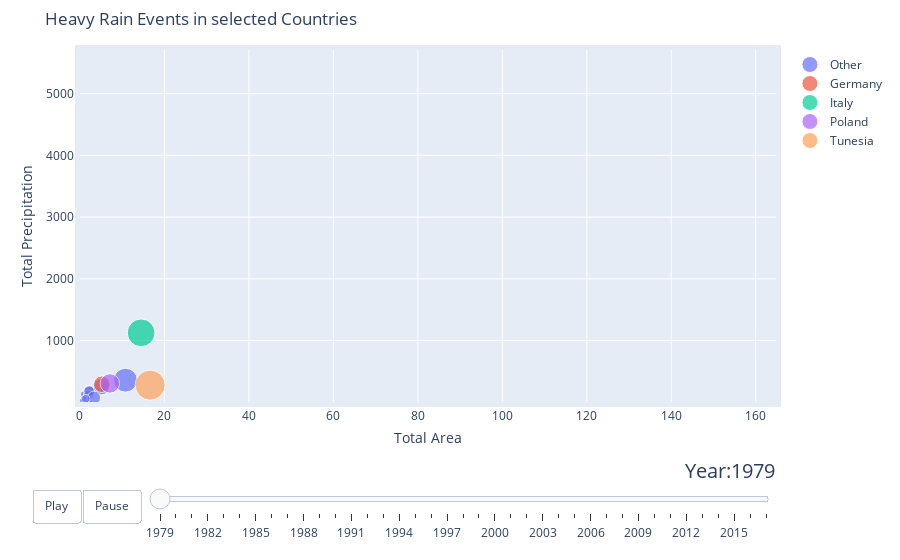

The cell this chart's notebook holds for it:
### Code cell
figure = bubbleplot(dataset=tmp, x_column='area', y_column='meanPre', 
    bubble_column='country', time_column='event_year', size_column='size', color_column='Continent', 
    x_title="Total Area", y_title="Total Precipitation", title='Heavy Rain Events in selected Countries',
                   #x_logscale=True, y_logscale=True
                   )

iplot(figure)

### Figure 1 — Plotly figure (JSON) as saved in the notebook; plotly's stock layout.template omitted (floating-point values rounded to 4 significant figures)
{"data": [{"marker": {"size": [63, 150, 138, 78, 151, 343, 723, 54, 223, 28, 92], "sizemode": "area", "sizeref": 2.538}, "mode": "markers", "name": "Other", "text": ["AT", "BA", "CZ", "DZ", "FR", "HR", "HU", "NL", "RS", "SI", "SK"], "type": "scatter", "x": [0.92, 2.21, 2.03, 1.13, 2.2, 5.11, 10.77, 0.8, 3.32, 0.42, 1.37], "y": [126.3, 181.6, 111.8, 21.97, 175.5, 251.9, 356.7, 53.3, 72.58, 27.67, 56.13]}, {"marker": {"size": [347], "sizemode": "area", "sizeref": 2.538}, "mode": "markers", "name": "Germany", "text": ["DE"], "type": "scatter", "x": [5.17], "y": [290.5]}, {"marker": {"size": [979], "sizemode": "area", "sizeref": 2.538}, "mode": "markers", "name": "Italy", "text": ["IT"], "type": "scatter", "x": [14.47], "y": [1124.0]}, {"marker": {"size": [477], "sizemode": "area", "sizeref": 2.538}, "mode": "markers", "name": "Poland", "text": ["PL"], "type": "scatter", "x": [7.08], "y": [303.7]}, {"marker": {"size": [1147], "sizemode": "area", "sizeref": 2.538}, "mode": "markers", "name": "Tunesia", "text": ["TN"], "type": "scatter", "x": [16.61], "y": [276.1]}], "layout": {"hovermode": "closest", "margin": {"b": 50, "pad": 5, "t": 50}, "showlegend": true, "sliders": [{"active": 0, "currentvalue": {"font": {"size": 20}, "prefix": "Year:", "visible": true, "xanchor": "right"}, "len": 0.9, "pad": {"b": 10, "t": 50}, "steps": [{"args": [[1979], {"frame": {"duration": 300, "redraw": false}, "mode": "immediate", "transition": {"duration": 300}}], "label": "1979", "method": "animate"}, {"args": [[1980], {"frame": {"duration": 300, "redraw": false}, "mode": "immediate", "transition": {"duration": 300}}], "label": "1980", "method": "animate"}, {"args": [[1981], {"frame": {"duration": 300, "redraw": false}, "mode": "immediate", "transition": {"duration": 300}}], "label": "1981", "method": "animate"}, {"args": [[1982], {"frame": {"duration": 300, "redraw": false}, "mode": "immediate", "transition": {"duration": 300}}], "label": "1982", "method": "animate"}, {"args": [[1983], {"frame": {"duration": 300, "redraw": false}, "mode": "immediate", "transition": {"duration": 300}}], "label": "1983", "method": "animate"}, {"args": [[1984], {"frame": {"duration": 300, "redraw": false}, "mode": "immediate", "transition": {"duration": 300}}], "label": "1984", "method": "animate"}, {"args": [[1985], {"frame": {"duration": 300, "redraw": false}, "mode": "immediate", "transition": {"duration": 300}}], "label": "1985", "method": "animate"}, {"args": [[1986], {"frame": {"duration": 300, "redraw": false}, "mode": "immediate", "transition": {"duration": 300}}], "label": "1986", "method": "animate"}, {"args": [[1987], {"frame": {"duration": 300, "redraw": false}, "mode": "immediate", "transition": {"duration": 300}}], "label": "1987", "method": "animate"}, {"args": [[1988], {"frame": {"duration": 300, "redraw": false}, "mode": "immediate", "transition": {"duration": 300}}], "label": "1988", "method": "animate"}, {"args": [[1989], {"frame": {"duration": 300, "redraw": false}, "mode": "immediate", "transition": {"duration": 300}}], "label": "1989", "method": "animate"}, {"args": [[1990], {"frame": {"duration": 300, "redraw": false}, "mode": "immediate", "transition": {"duration": 300}}], "label": "1990", "method": "animate"}, {"args": [[1991], {"frame": {"duration": 300, "redraw": false}, "mode": "immediate", "transition": {"duration": 300}}], "label": "1991", "method": "animate"}, {"args": [[1992], {"frame": {"duration": 300, "redraw": false}, "mode": "immediate", "transition": {"duration": 300}}], "label": "1992", "method": "animate"}, {"args": [[1993], {"frame": {"duration": 300, "redraw": false}, "mode": "immediate", "transition": {"duration": 300}}], "label": "1993", "method": "animate"}, {"args": [[1994], {"frame": {"duration": 300, "redraw": false}, "mode": "immediate", "transition": {"duration": 300}}], "label": "1994", "method": "animate"}, {"args": [[1995], {"frame": {"duration": 300, "redraw": false}, "mode": "immediate", "transition": {"duration": 300}}], "label": "1995", "method": "animate"}, {"args": [[1996], {"frame": {"duration": 300, "redraw": false}, "mode": "immediate", "transition": {"duration": 300}}], "label": "1996", "method": "animate"}, {"args": [[1997], {"frame": {"duration": 300, "redraw": false}, "mode": "immediate", "transition": {"duration": 300}}], "label": "1997", "method": "animate"}, {"args": [[1998], {"frame": {"duration": 300, "redraw": false}, "mode": "immediate", "transition": {"duration": 300}}], "label": "1998", "method": "animate"}, {"args": [[1999], {"frame": {"duration": 300, "redraw": false}, "mode": "immediate", "transition": {"duration": 300}}], "label": "1999", "method": "animate"}, {"args": [[2000], {"frame": {"duration": 300, "redraw": false}, "mode": "immediate", "transition": {"duration": 300}}], "label": "2000", "method": "animate"}, {"args": [[2001], {"frame": {"duration": 300, "redraw": false}, "mode": "immediate", "transition": {"duration": 300}}], "label": "2001", "method": "animate"}, {"args": [[2002], {"frame": {"duration": 300, "redraw": false}, "mode": "immediate", "transition": {"duration": 300}}], "label": "2002", "method": "animate"}, {"args": [[2003], {"frame": {"duration": 300, "redraw": false}, "mode": "immediate", "transition": {"duration": 300}}], "label": "2003", "method": "animate"}, {"args": [[2004], {"frame": {"duration": 300, "redraw": false}, "mode": "immediate", "transition": {"duration": 300}}], "label": "2004", "method": "animate"}, {"args": [[2005], {"frame": {"duration": 300, "redraw": false}, "mode": "immediate", "transition": {"duration": 300}}], "label": "2005", "method": "animate"}, {"args": [[2006], {"frame": {"duration": 300, "redraw": false}, "mode": "immediate", "transition": {"duration": 300}}], "label": "2006", "method": "animate"}, {"args": [[2007], {"frame": {"duration": 300, "redraw": false}, "mode": "immediate", "transition": {"duration": 300}}], "label": "2007", "method": "animate"}, {"args": [[2008], {"frame": {"duration": 300, "redraw": false}, "mode": "immediate", "transition": {"duration": 300}}], "label": "2008", "method": "animate"}, {"args": [[2009], {"frame": {"duration": 300, "redraw": false}, "mode": "immediate", "transition": {"duration": 300}}], "label": "2009", "method": "animate"}, {"args": [[2010], {"frame": {"duration": 300, "redraw": false}, "mode": "immediate", "transition": {"duration": 300}}], "label": "2010", "method": "animate"}, {"args": [[2011], {"frame": {"duration": 300, "redraw": false}, "mode": "immediate", "transition": {"duration": 300}}], "label": "2011", "method": "animate"}, {"args": [[2012], {"frame": {"duration": 300, "redraw": false}, "mode": "immediate", "transition": {"duration": 300}}], "label": "2012", "method": "animate"}, {"args": [[2013], {"frame": {"duration": 300, "redraw": false}, "mode": "immediate", "transition": {"duration": 300}}], "label": "2013", "method": "animate"}, {"args": [[2014], {"frame": {"duration": 300, "redraw": false}, "mode": "immediate", "transition": {"duration": 300}}], "label": "2014", "method": "animate"}, {"args": [[2015], {"frame": {"duration": 300, "redraw": false}, "mode": "immediate", "transition": {"duration": 300}}], "label": "2015", "method": "animate"}, {"args": [[2016], {"frame": {"duration": 300, "redraw": false}, "mode": "immediate", "transition": {"duration": 300}}], "label": "2016", "method": "animate"}, {"args": [[2017], {"frame": {"duration": 300, "redraw": false}, "mode": "immediate", "transition": {"duration": 300}}], "label": "2017", "method": "animate"}], "transition": {"duration": 300, "easing": "cubic-in-out"}, "x": 0.1, "xanchor": "left", "y": 0, "yanchor": "top"}], "title": {"text": "Heavy Rain Events in selected Countries"}, "updatemenus": [{"buttons": [{"args": [null, {"frame": {"duration": 500, "redraw": false}, "fromcurrent": true, "transition": {"duration": 300, "easing": "quadratic-in-out"}}], "label": "Play", "method": "animate"}, {"args": [[null], {"frame": {"duration": 0, "redraw": false}, "mode": "immediate", "transition": {"duration": 0}}], "label": "Pause", "method": "animate"}], "direction": "left", "pad": {"r": 10, "t": 87}, "showactive": false, "type": "buttons", "x": 0.1, "xanchor": "right", "y": 0, "yanchor": "top"}], "xaxis": {"autorange": false, "range": [0.007, 164.8], "title": {"text": "Total Area"}}, "yaxis": {"autorange": false, "range": [2.87, 5709.0], "title": {"text": "Total Precipitation"}}}}
